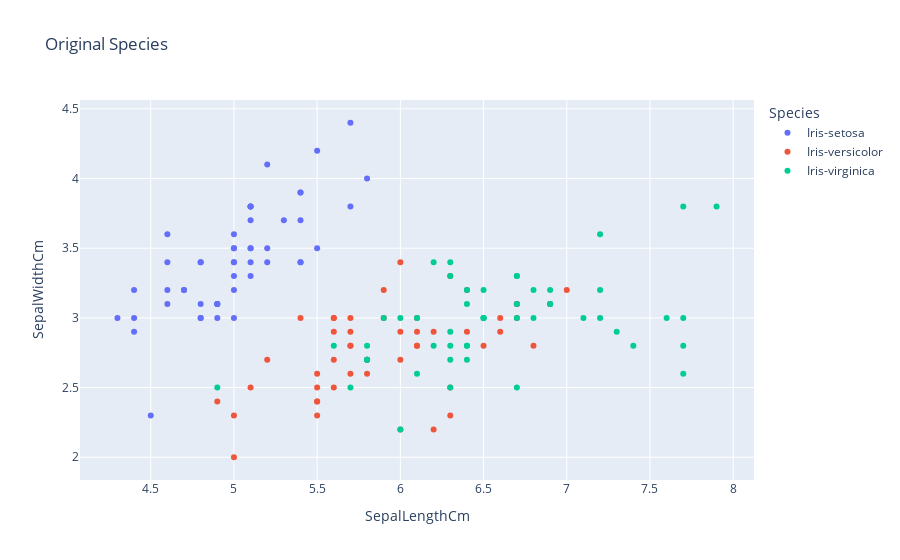

The cell this chart's notebook holds for it:
### Code cell
px.scatter(data, x='SepalLengthCm', y='SepalWidthCm', color='Species', title='Original Species')

### Figure 1 — Plotly figure (JSON) as saved in the notebook; plotly's stock layout.template omitted (floating-point values rounded to 4 significant figures)
{"data": [{"hovertemplate": "Species=Iris-setosa<br>SepalLengthCm=%{x}<br>SepalWidthCm=%{y}<extra></extra>", "legendgroup": "Iris-setosa", "marker": {"color": "#636efa", "symbol": "circle"}, "mode": "markers", "name": "Iris-setosa", "orientation": "v", "showlegend": true, "type": "scatter", "x": [5.1, 4.9, 4.7, 4.6, 5.0, 5.4, 4.6, 5.0, 4.4, 4.9, 5.4, 4.8, 4.8, 4.3, 5.8, 5.7, 5.4, 5.1, 5.7, 5.1, 5.4, 5.1, 4.6, 5.1, 4.8, 5.0, 5.0, 5.2, 5.2, 4.7, 4.8, 5.4, 5.2, 5.5, 4.9, 5.0, 5.5, 4.9, 4.4, 5.1, 5.0, 4.5, 4.4, 5.0, 5.1, 4.8, 5.1, 4.6, 5.3, 5.0], "xaxis": "x", "y": [3.5, 3.0, 3.2, 3.1, 3.6, 3.9, 3.4, 3.4, 2.9, 3.1, 3.7, 3.4, 3.0, 3.0, 4.0, 4.4, 3.9, 3.5, 3.8, 3.8, 3.4, 3.7, 3.6, 3.3, 3.4, 3.0, 3.4, 3.5, 3.4, 3.2, 3.1, 3.4, 4.1, 4.2, 3.1, 3.2, 3.5, 3.1, 3.0, 3.4, 3.5, 2.3, 3.2, 3.5, 3.8, 3.0, 3.8, 3.2, 3.7, 3.3], "yaxis": "y"}, {"hovertemplate": "Species=Iris-versicolor<br>SepalLengthCm=%{x}<br>SepalWidthCm=%{y}<extra></extra>", "legendgroup": "Iris-versicolor", "marker": {"color": "#EF553B", "symbol": "circle"}, "mode": "markers", "name": "Iris-versicolor", "orientation": "v", "showlegend": true, "type": "scatter", "x": [7.0, 6.4, 6.9, 5.5, 6.5, 5.7, 6.3, 4.9, 6.6, 5.2, 5.0, 5.9, 6.0, 6.1, 5.6, 6.7, 5.6, 5.8, 6.2, 5.6, 5.9, 6.1, 6.3, 6.1, 6.4, 6.6, 6.8, 6.7, 6.0, 5.7, 5.5, 5.5, 5.8, 6.0, 5.4, 6.0, 6.7, 6.3, 5.6, 5.5, 5.5, 6.1, 5.8, 5.0, 5.6, 5.7, 5.7, 6.2, 5.1, 5.7], "xaxis": "x", "y": [3.2, 3.2, 3.1, 2.3, 2.8, 2.8, 3.3, 2.4, 2.9, 2.7, 2.0, 3.0, 2.2, 2.9, 2.9, 3.1, 3.0, 2.7, 2.2, 2.5, 3.2, 2.8, 2.5, 2.8, 2.9, 3.0, 2.8, 3.0, 2.9, 2.6, 2.4, 2.4, 2.7, 2.7, 3.0, 3.4, 3.1, 2.3, 3.0, 2.5, 2.6, 3.0, 2.6, 2.3, 2.7, 3.0, 2.9, 2.9, 2.5, 2.8], "yaxis": "y"}, {"hovertemplate": "Species=Iris-virginica<br>SepalLengthCm=%{x}<br>SepalWidthCm=%{y}<extra></extra>", "legendgroup": "Iris-virginica", "marker": {"color": "#00cc96", "symbol": "circle"}, "mode": "markers", "name": "Iris-virginica", "orientation": "v", "showlegend": true, "type": "scatter", "x": [6.3, 5.8, 7.1, 6.3, 6.5, 7.6, 4.9, 7.3, 6.7, 7.2, 6.5, 6.4, 6.8, 5.7, 5.8, 6.4, 6.5, 7.7, 7.7, 6.0, 6.9, 5.6, 7.7, 6.3, 6.7, 7.2, 6.2, 6.1, 6.4, 7.2, 7.4, 7.9, 6.4, 6.3, 6.1, 7.7, 6.3, 6.4, 6.0, 6.9, 6.7, 6.9, 5.8, 6.8, 6.7, 6.7, 6.3, 6.5, 6.2, 5.9], "xaxis": "x", "y": [3.3, 2.7, 3.0, 2.9, 3.0, 3.0, 2.5, 2.9, 2.5, 3.6, 3.2, 2.7, 3.0, 2.5, 2.8, 3.2, 3.0, 3.8, 2.6, 2.2, 3.2, 2.8, 2.8, 2.7, 3.3, 3.2, 2.8, 3.0, 2.8, 3.0, 2.8, 3.8, 2.8, 2.8, 2.6, 3.0, 3.4, 3.1, 3.0, 3.1, 3.1, 3.1, 2.7, 3.2, 3.3, 3.0, 2.5, 3.0, 3.4, 3.0], "yaxis": "y"}], "layout": {"legend": {"title": {"text": "Species"}, "tracegroupgap": 0}, "title": {"text": "Original Species"}, "xaxis": {"anchor": "y", "domain": [0, 1], "title": {"text": "SepalLengthCm"}}, "yaxis": {"anchor": "x", "domain": [0, 1], "title": {"text": "SepalWidthCm"}}}}
